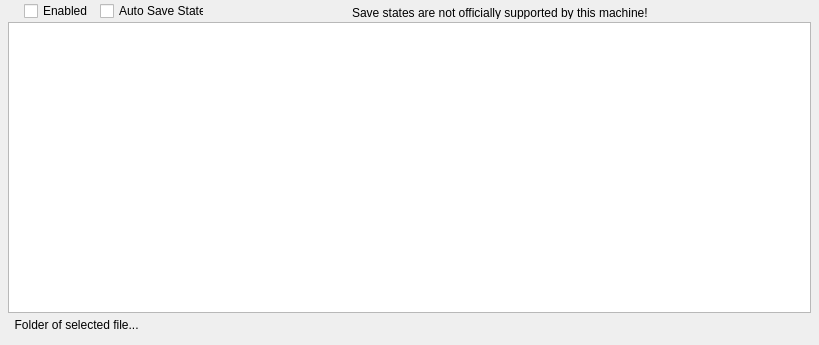
    <widget class="ElPanel" name="Panel2_SaveState">
      <property name="geometry"><rect><x>832</x><y>111</y><width>819</width><height>345</height></rect></property>
      <property name="vclClass" stdset="0"><string notr="true">TPanelEx</string></property>
      <property name="vclColor1" stdset="0"><string notr="true">#ffffff</string></property>
      <property name="vclColor2" stdset="0"><string notr="true">#c0c0c0</string></property>
      <property name="vclColor3" stdset="0"><string notr="true">#ffff00</string></property>
      <property name="vclColor4" stdset="0"><string notr="true">#008080</string></property>
      <property name="vclColorFrame" stdset="0"><string notr="true">#008000</string></property>
      <property name="vclColorInnerFrame" stdset="0"><string notr="true">#008000</string></property>
      <property name="vclStyle" stdset="0"><string notr="true">vgSolid</string></property>
      <property name="vclFrames" stdset="0"><string notr="true"></string></property>
      <widget class="ElLabel" name="LabelLoadSaveStateNotSupportedMsg">
        <property name="vclAutoSize" stdset="0"><bool>true</bool></property>
        <property name="geometry"><rect><x>352</x><y>6</y><width>457</width><height>13</height></rect></property>
        <property name="text"><string>Save states are not officially supported by this machine!</string></property>
        <property name="vclClass" stdset="0"><string notr="true">TShadowLabel</string></property>
        <property name="vclFontName" stdset="0"><string notr="true">Terminal</string></property>
        <property name="vclFontPx" stdset="0"><number>12</number></property>
        <property name="vclFontColor" stdset="0"><string notr="true">#800000</string></property>
        <property name="vclColorFrame" stdset="0"><string notr="true">#000000</string></property>
        <property name="vclColorInnerFrame" stdset="0"><string notr="true">#000000</string></property>
        <property name="vclShadowColor" stdset="0"><string notr="true">#808080</string></property>
        <property name="vclShadowEnabled" stdset="0"><string notr="true">False</string></property>
        <property name="vclEllipsType" stdset="0"><string notr="true">etNone</string></property>
        <property name="vclFrames" stdset="0"><string notr="true"></string></property>
      </widget>
      <widget class="ElLabel" name="LabelSaveStateSelectedFileFolder">
        <property name="geometry"><rect><x>8</x><y>312</y><width>803</width><height>25</height></rect></property>
        <property name="text"><string>  Folder of selected file...</string></property>
        <property name="vclClass" stdset="0"><string notr="true">TShadowLabel</string></property>
        <property name="vclFontName" stdset="0"><string notr="true">Trebuchet MS</string></property>
        <property name="vclFontPx" stdset="0"><number>12</number></property>
        <property name="vclFontColor" stdset="0"><string notr="true">#808080</string></property>
        <property name="vclFontStyle" stdset="0"><string notr="true">fsBold</string></property>
        <property name="vclLayout" stdset="0"><string notr="true">tlCenter</string></property>
        <property name="vclColorFrame" stdset="0"><string notr="true">#c0c0c0</string></property>
        <property name="vclColorInnerFrame" stdset="0"><string notr="true">#000000</string></property>
        <property name="vclShadowColor" stdset="0"><string notr="true">#c0c0c0</string></property>
        <property name="vclShadowEnabled" stdset="0"><string notr="true">False</string></property>
        <property name="vclEllipsType" stdset="0"><string notr="true">etPathEllips</string></property>
        <property name="vclFrames" stdset="0"><string notr="true">lfrLeft,lfrRight,lfrBottom</string></property>
      </widget>
      <widget class="QCheckBox" name="Enabled_LoadSaveState">
        <property name="geometry"><rect><x>24</x><y>2</y><width>64</width><height>18</height></rect></property>
        <property name="text"><string>Enabled</string></property>
        <property name="vclClass" stdset="0"><string notr="true">TAdvOfficeCheckBoxEx</string></property>
        <property name="vclFontName" stdset="0"><string notr="true">Segoe UI</string></property>
        <property name="vclFontPx" stdset="0"><number>12</number></property>
        <property name="vclFontColor" stdset="0"><string notr="true">#000000</string></property>
        <property name="vclFontStyle" stdset="0"><string notr="true">fsBold</string></property>
        <property name="vclOnClick" stdset="0"><string notr="true">Enabled_LoadSaveStateClick</string></property>
      </widget>
      <widget class="QCheckBox" name="AutoSaveState">
        <property name="geometry"><rect><x>100</x><y>2</y><width>104</width><height>18</height></rect></property>
        <property name="text"><string>Auto Save State</string></property>
        <property name="toolTip"><string>Enable automatic restore at startup, and automatic save at exit time</string></property>
        <property name="vclVisible" stdset="0"><bool>false</bool></property>
        <property name="vclClass" stdset="0"><string notr="true">TAdvOfficeCheckBoxEx</string></property>
        <property name="vclFontName" stdset="0"><string notr="true">Segoe UI</string></property>
        <property name="vclFontPx" stdset="0"><number>12</number></property>
        <property name="vclFontColor" stdset="0"><string notr="true">#000000</string></property>
      </widget>
      <widget class="ElPanel" name="PanelDisabledSaveStateNotSupportedMsg">
        <property name="geometry"><rect><x>304</x><y>1</y><width>41</width><height>20</height></rect></property>
        <property name="vclClass" stdset="0"><string notr="true">TPanel</string></property>
        <property name="vclColor" stdset="0"><string notr="true">#c0c0c0</string></property>
        <property name="vclBevelOuter" stdset="0"><string notr="true">bvNone</string></property>
      </widget>
      <widget class="QTreeView" name="SaveStateListView">
        <property name="geometry"><rect><x>8</x><y>22</y><width>803</width><height>291</height></rect></property>
        <property name="vclClass" stdset="0"><string notr="true">TEasyListview</string></property>
        <property name="vclColor" stdset="0"><string notr="true">#ffffff</string></property>
        <property name="vclFontName" stdset="0"><string notr="true">Segoe UI</string></property>
        <property name="vclFontPx" stdset="0"><number>12</number></property>
        <property name="vclFontColor" stdset="0"><string notr="true">#000000</string></property>
        <property name="vclBorderStyle" stdset="0"><string notr="true">bsNone</string></property>
      </widget>
      <widget class="ElPanel" name="PanelDisabledSaveState">
        <property name="geometry"><rect><x>208</x><y>0</y><width>57</width><height>11</height></rect></property>
        <property name="vclClass" stdset="0"><string notr="true">TPanel</string></property>
        <property name="vclColor" stdset="0"><string notr="true">#c0c0c0</string></property>
        <property name="vclBevelOuter" stdset="0"><string notr="true">bvNone</string></property>
      </widget>
    </widget>
